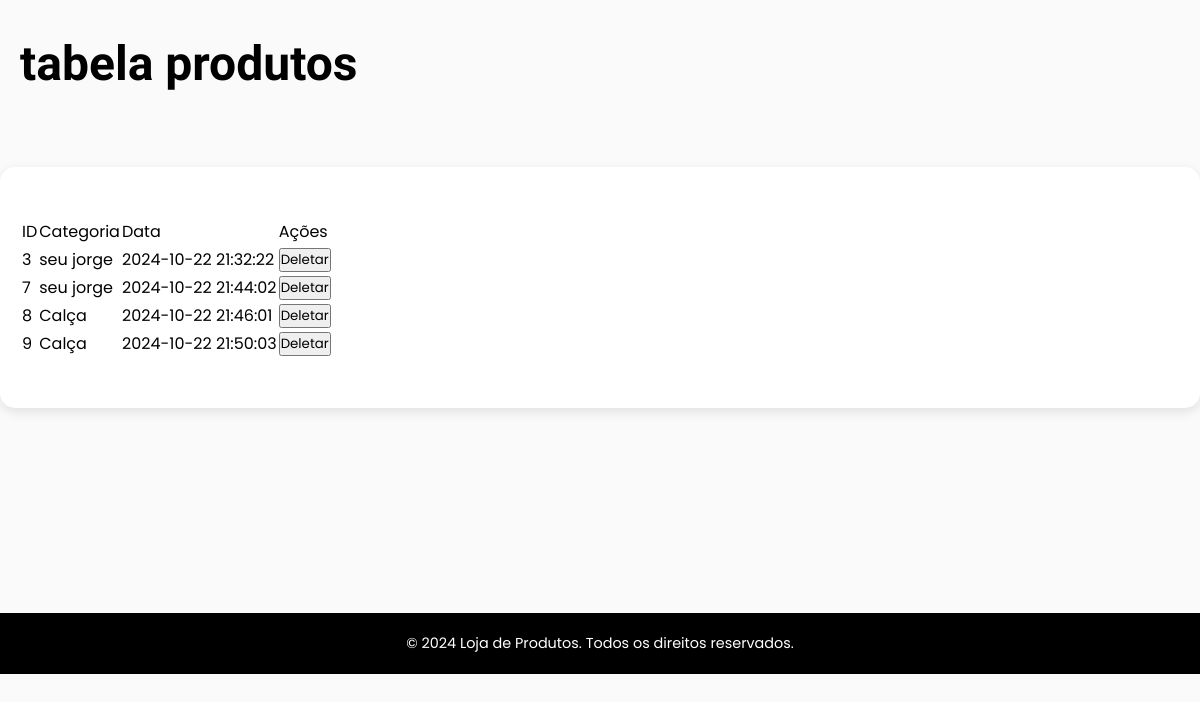
Before: /categoria.php with the older database file.
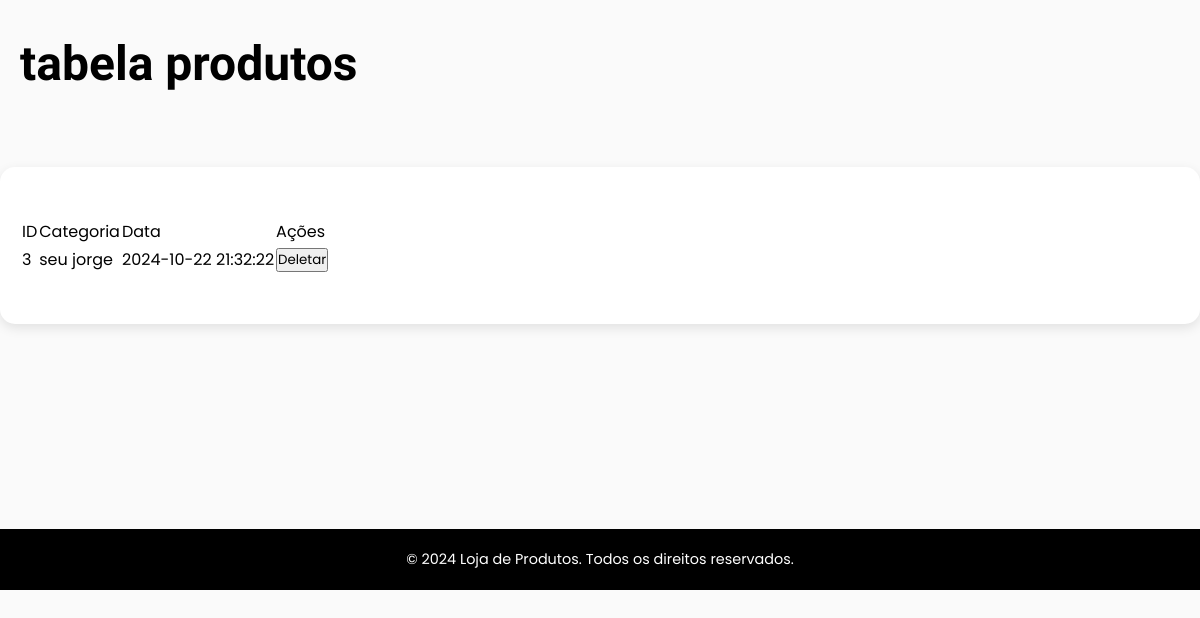
After: the same page with the newer database file.
### tables this page shows
CREATE TABLE IF NOT EXISTS `tb_categoria` (
  `id` int(11) NOT NULL AUTO_INCREMENT,
  `categoria` varchar(50) NOT NULL,
  `data_cad` datetime NOT NULL DEFAULT current_timestamp(),
  PRIMARY KEY (`id`)
);

### php/funcoes.php (called while the page is built, shortened)
<?php
function listar($conn, $tabela) {
    $sql = "SELECT * FROM $tabela";
    $stmt = $conn->prepare($sql);
    $stmt->execute();
    return $stmt->fetchAll(PDO::FETCH_ASSOC);
}
?>

### categoria.php (the view, shortened to what this page needs)
<?php
include "backend/conexao.php";
include "php/funcoes.php";
$categorias = listar($conn, 'tb_categoria');
?>
<!DOCTYPE html>
<html lang="pt-br">
<head>
    <link rel="stylesheet" href="css/produtos.css">
</head>
<body>
    <header>
        <h1>tabela produtos</h1>
    </header>
    <main class="product-detail-container">
        <table>
            <thead>
                <tr>
                    <td>ID</td>
                    <td>Categoria</td>
                    <td>Data</td>
                    <td>Ações</td>
                </tr>
            </thead>
            <tbody>
                <?php foreach ($categorias as $categoria) { ?>
                    <tr>
                        <td><?php echo $categoria['id'] ?></td>
                        <td><?php echo $categoria['categoria'] ?></td>
                        <td><?php echo $categoria['data_cad'] ?></td>
                        <td>
                            <form action="categoria.php" method="POST">
                                <button type="submit" class="btn-deletar" name="btn_deletar"
                                    value="<?php echo $categoria['id']; ?>">Deletar</button>
                            </form>
                        </td>
                    </tr>
                <?php } ?>
            </tbody>
        </table>
    </main>
    <br><br><br><br><br>
    <footer>
        <p>© 2024 Loja de Produtos. Todos os direitos reservados.</p>
    </footer>
</body>
</html>

### css/produtos.css (style rules this page uses)
* { box-sizing: border-box; font-family: 'Poppins', sans-serif; margin: 0; padding: 0; }
:root { --fonte-principal: 'Poppins', sans-serif; --cor-principal: #000000; --cor-secundaria: #2e2d2d; --cor-terciaria: #bd0808; --cor-branca: white; --peso-fonte-normal: 400; --peso-fonte-negrito: 700; }
body { background-color: rgba(243, 243, 243, 0.385); font-family: var(--fonte-principal); }
header { display: flex; justify-content: space-between; align-items: center; padding: 35px 20px; max-width: 1200px; margin: 0 auto; }
header h1 { font-family: 'Luckiest Guy', cursive; font-size: 3rem; color: var(--cor-principal); }
.product-detail-container { display: flex; flex-wrap: wrap; justify-content: space-between; align-items: flex-start; padding: 50px 20px; max-width: 1200px; margin: 40px auto; background-color: var(--cor-branca); border-radius: 15px; box-shadow: 0 4px 12px rgba(0, 0, 0, 0.1); gap: 40px; }
footer { text-align: center; background-color: var(--cor-principal); color: var(--cor-branca); padding: 20px 0; margin-top: 40px; }
footer p { font-size: 0.9rem; }

Changed rows visible on the page:
removed tb_categoria: id "7", categoria "seu jorge", data_cad "2024-10-22 21:44:02"
removed tb_categoria: id "8", categoria "Calça", data_cad "2024-10-22 21:46:01"
removed tb_categoria: id "9", categoria "Calça", data_cad "2024-10-22 21:50:03"
